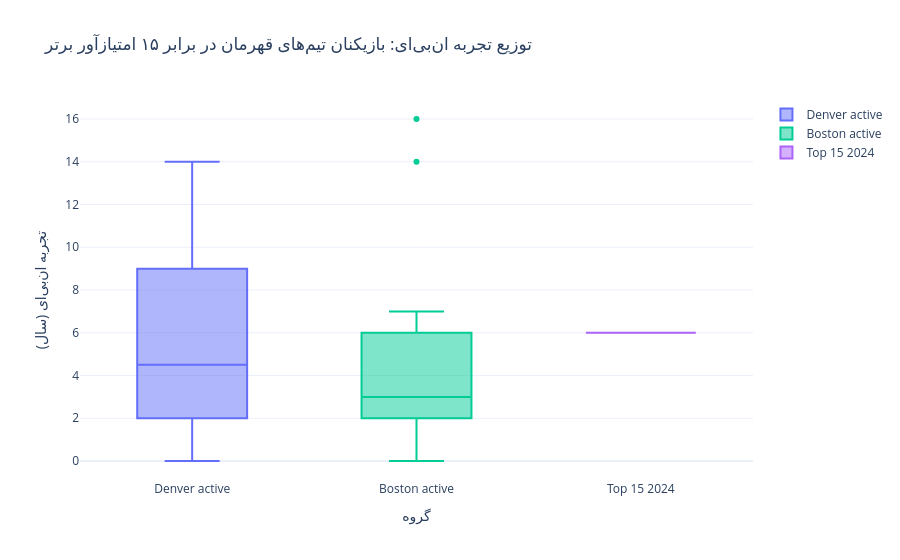

The cell this chart's notebook holds for it:
### Code cell
import plotly.graph_objects as go

labels = ["Denver active", "Top 15 2023", "Boston active", "Top 15 2024"]
exp_data = [
    pd.to_numeric(champ_df[champ_df["Season"].eq(2023)]["Exp_Numeric"], errors="coerce").dropna(),
    pd.to_numeric(top15_df[top15_df["Season"].eq(2023)]["Experience_Years"], errors="coerce").dropna(),
    pd.to_numeric(champ_df[champ_df["Season"].eq(2024)]["Exp_Numeric"], errors="coerce").dropna(),
    pd.to_numeric(top15_df[top15_df["Season"].eq(2024)]["Experience_Years"], errors="coerce").dropna()
]

fig_exp = go.Figure()
for label, values in zip(labels, exp_data):
    fig_exp.add_trace(go.Box(y=values, name=label, boxpoints="outliers"))
fig_exp.update_layout(
    title="NBA Experience: Champions vs Top 15 Scorers",
    yaxis_title="NBA Experience (Years)", xaxis_title="Group", template="plotly_white"
)
fig_exp.show()

### Figure 1 — Plotly figure (JSON) as saved in the notebook; plotly's stock layout.template omitted (floating-point values rounded to 4 significant figures)
{"data": [{"boxpoints": "outliers", "name": "Denver active", "type": "box", "y": [0, 4, 5, 9, 3, 8, 14, 1, 11, 7, 14, 5, 2, 3, 3, 12, 0, 0]}, {"boxpoints": "outliers", "name": "Top 15 2023", "type": "box", "y": []}, {"boxpoints": "outliers", "name": "Boston active", "type": "box", "y": [2, 4, 7, 1, 2, 14, 16, 6, 5, 0, 7, 3, 2, 2, 3, 6, 3, 0, 6]}, {"boxpoints": "outliers", "name": "Top 15 2024", "type": "box", "y": [6.0]}], "layout": {"title": {"text": "توزیع تجربه انبیای: بازیکنان تیمهای قهرمان در برابر ۱۵ امتیازآور برتر"}, "xaxis": {"title": {"text": "گروه"}}, "yaxis": {"title": {"text": "تجربه انبیای (سال)"}}}}
